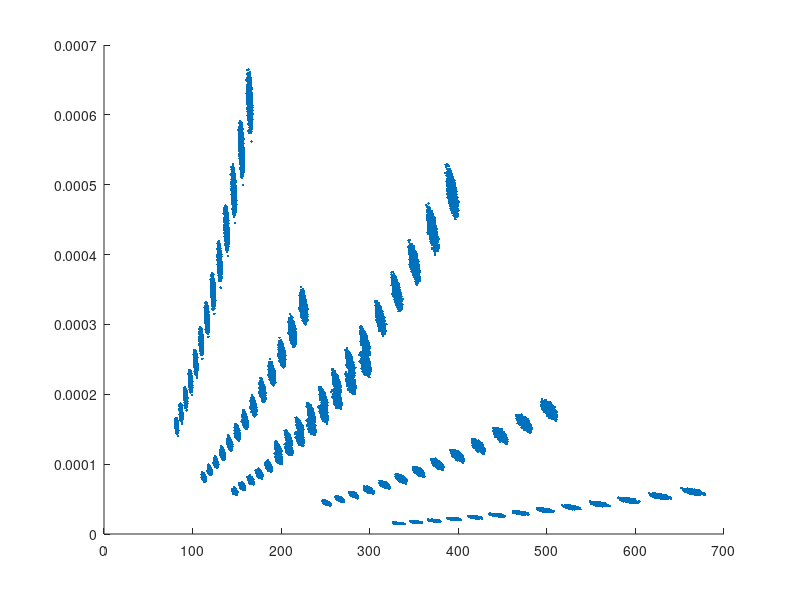

Source code (MATLAB): (Note: this script raises an error after producing the figure.)
clear all;
addpath ~/repositories/guitar_string_finger_and_pluck_estimation/icassp_plucking_estimation/MATLAB/util/
%close all;
for iiii=1:5000
%% Initialise parameters
%%%%%%%%%%%%%%%%%%%%%%%%%%%%%%%%%%%%%%%%%%%%%%%%%%%%%%%%%%%
%% Pluck position and displacement
P = 1 / 3; 	
force = .05;

L0 = 0.6411 + [1 2 9 4 5 2]'* 1e-3; % distance from nut to bridge

numStrings = 6;
strNdx = (1:numStrings)';
numFrets = 12;
fretNdx = (0:numFrets)';
    
%Material properties
Esteel = 2.27e11; % Young's modulus for steel
G = 79.3e9; % known shear modulus steel

rhoCore = 7950; %[kg/m^3]
rhoWrapping = 6000; %[kg/m^3]

dFull = [.010; .013; .0172; .026; .036; .046] * 0.0254; %full diameter for the  strings
dCore = [.010; .013; .0172; .0146; .016; .018] * 0.0254; %core diameter without wrapping

T0 = [16.5; 16; 17.5; 18.5; 20; 17;]*4.45;

%%%%%%%%%%%%%%%%%%%%%%%%%%%%%%%%%%%%%%%%%%%%%%%%%%%%%%%%%
% Add noise to length
L0 = L0.*2.^(-fretNdx'/12);
L0=L0+randn(size(L0)).*L0*0.001;

% Add noise to T0
T0=T0+randn(size(T0)).*T0*0.01;

% Add noise to dCore
dCore=dCore+randn(size(dCore)).*dCore*0.005;

% Add noise to dWrapping
dWrapping = (dFull - dCore) / 2; %diameter of wrapping wire
dWrapping=dWrapping+randn(size(dWrapping)).*dWrapping*0.005;

% Add noise to plucking force
force=force+randn(size(force)).*force*.00001;




%%%%%%%%%%%%%%%%%%%%%
% calculate B and f0

ACore = (pi*(dCore/2).^2);% (pi * dCore.^2) / 4; %Crosssection core [m^2]

% Mass-per-unit length
mu = ACore .* rhoCore + rhoWrapping * ((2 * dWrapping + dCore).^2 - dCore.^2) * (pi / 4);

% Calculating deltaL from material properties
D = dCore + dWrapping;
TcOverTw = (8 * ACore .* D.^3 .* Esteel) ./ (G * dWrapping.^5);
Tc = T0 ./ ((1 ./ TcOverTw) + 1);
Tw = T0 ./ (TcOverTw + 1);
deltaL = (L0 .* Tc) ./ (ACore * Esteel + Tc);

%calculate effective Young's modulus for all strings
E = (Tc ./ ACore) ./ (deltaL ./ (L0 - deltaL));
Eeff = (T0 ./ ACore) ./ (deltaL ./ (L0 - deltaL));

% Transverse Displacement [Abbot, Strings in the 16th and 17th Centuries, 1974, Appendix 3]
deltaP = ((L0 * P .* force .* (1-P)) ./ T0).^2; 

% Length extension
deltaDeltaL = sqrt((P .* L0).^2 + deltaP.^2) + sqrt(((1 - P).*L0).^2 + deltaP.^2) - L0;

% Displacement as if plucked in the middle (retaining the length extension)
deltaHalf = sqrt((deltaDeltaL.^2 + deltaDeltaL .* L0 * 2) / 4);

%% Calculate inharmonicity factor
K = (pi^3 * Eeff .* dCore.^2) ./ (16 * T0 .* L0.^2);

%K = -(pi^3 * Eeff .* dCore.^2) ./ (16 * T0 .* L0.^1);

% B is a sum of intrinsic and pluck deflection
BIntrinsic(:,:,iiii) = (K ./ 4) .* dCore.^2;
BPluck(:,:,iiii) = ((K * 3) ./ 8) .* deltaHalf.^2;

f0(:,:,iiii) = sqrt(T0./mu)./L0/2;

end
BMixed = BIntrinsic + BPluck;
BSimulations = BMixed;
pitchSimulations = f0;
w0 = f0;

figure(28); hold on; plot((f0(:)),(BMixed(:)),'.');

% test the classifier
size(w0)
size(BMixed)
K = size(w0,1)*size(w0,2)
kk=0;
featureMatrix=[];
model=[];
for strings=6:-1:1
    for frets=1:13
    kk=kk+1;
    featureMatrix(:,:,kk) = [squeeze(w0(strings,frets,:)) squeeze(BMixed(strings,frets,:))];
    model.mu(:,kk) = mean(featureMatrix(:,:,kk));
    model.Sigma(:,:,kk) = cov(featureMatrix(:,:,kk));
    model.w(kk)=1/K;
    end
end

% capture an observation
load ~/repositories/guitar_string_finger_and_pluck_estimation/util/inharmonicity/mats/BMean_Firebrand_40ms_wo.mat

w0 = squeeze(est_f0);
B = squeeze(BCoeff);

kk=0;
for trueString = 1:6,
for trueFret = 0:12
    
x = [w0(trueString,trueFret+1); B(trueString,trueFret+1)];


[sC, fC] = icassp19_obtain_pitch_candidates(x(1),w0);
ndx = (sC*13)-12+fC;
cntCandidates=0;
for ndx = (sC*13)-12+fC
    mu = model.mu(:,ndx);
    C = model.Sigma(:,:,ndx);
    P = model.w(ndx);

%% Classifier
    cntCandidates=cntCandidates+1;

    [J(cntCandidates)] = max(-log(det(C)) + 2*log(P) ...
                       - mu'*inv(C)*mu + 2*x'*inv(C)*mu - x'*inv(C)*x);

end
[~,I] = max(J); clear J;

kk=kk+1;
stringEstimate(kk) = sC(I);
fretEstimate(kk) = fC(I);

if fretEstimate(kk) == -1, fretOptions=[1:13]; fretEstimate(kk)=fretOptions(end-1); stringEstimate(kk)=stringEstimate(kk)-1;end

if trueFret~=fretEstimate(kk)
fprintf('--------------\n%5.0f %5.0f\n%5.0f %5.0f\n--------------\n' ...
        ,trueString,stringEstimate(kk),trueFret,fretEstimate(kk))
end

end
end

figure(28); plot((w0),(B),'ko'), 
    xlabel('pitch in Hz'); 
    ylabel('inharmonicity coeff.');